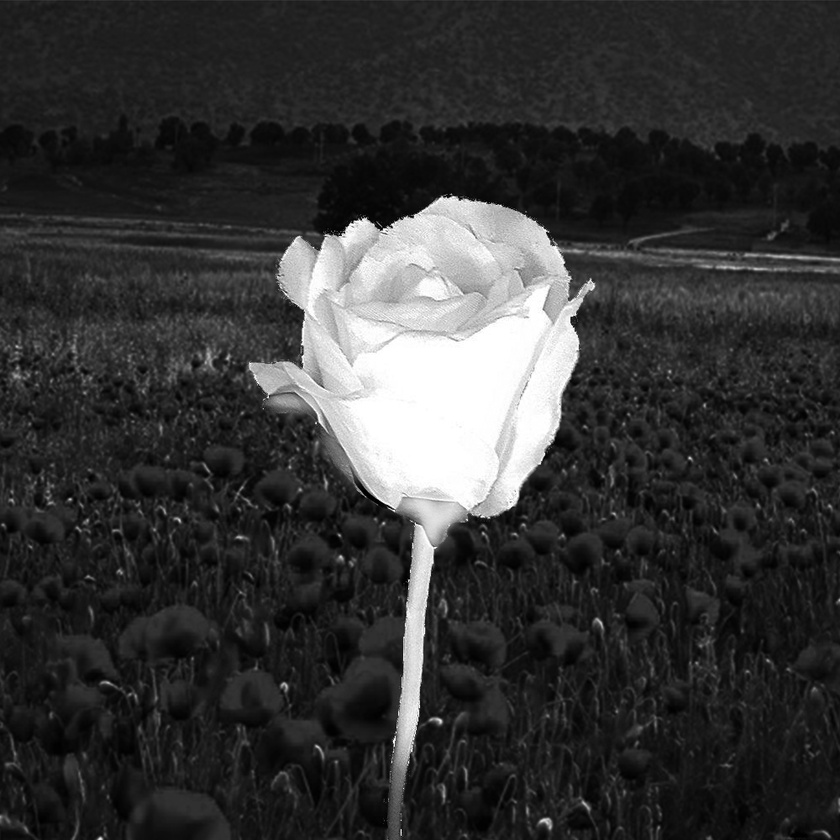
#> input picture input/flower_input.jpg, 840 x 840 px, shrunk from 1000 x 1000 before the run, found by its file name
$ python main1.py
#> lines starting #> are read from the running program, lines starting #| are printed output that depends on the picture
import matplotlib.pyplot as plt
import cv2

def histogram(image_ad):
#> called with image_ad = 'input/flower_input.jpg'
    image = cv2.imread(image_ad,0)
#> image is the input picture: shape (840, 840); min 0, max 255, mean 53.3

    x,y = image.shape
#> x = 840; y = 840
    a = 0

    hist = []
    for i in range(256):
        hist.append(0)

    for i in range(x):
        for j in range(y):
            b = image[i][j]
            hist[b] += 1
#> after the loop, hist = 256 values, max 20716 at index 34, min 75 at index 135, mean 2756.2

    return hist

plt.plot(histogram("input/flower_input.jpg"))
# plt.hist(histogram("input\Capture.PNG"))
plt.show()
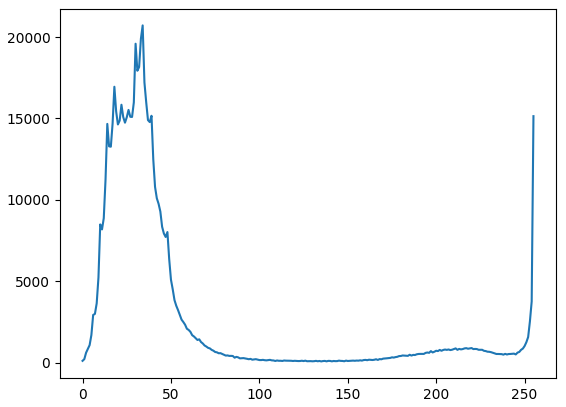
#> figure drawn by matplotlib, 1 panel; curve peaks at x = 34, y = 20716
